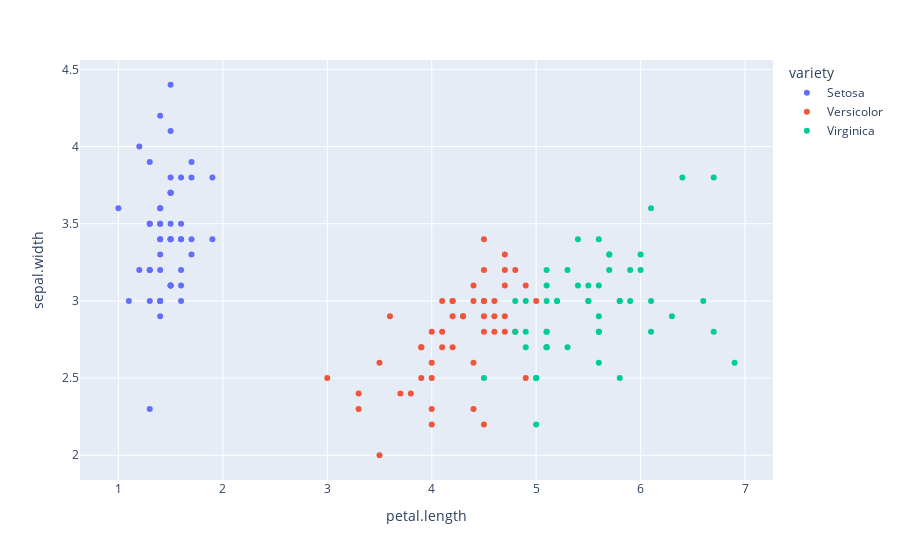

Notebook code cell kept with this figure:
### Code cell
figs[5].show()

### Figure 1 — Plotly figure (JSON) as saved in the notebook; plotly's stock layout.template omitted (floating-point values rounded to 4 significant figures)
{"data": [{"hovertemplate": "variety=Setosa<br>petal.length=%{x}<br>sepal.width=%{y}<extra></extra>", "legendgroup": "Setosa", "marker": {"color": "#636efa", "symbol": "circle"}, "mode": "markers", "name": "Setosa", "orientation": "v", "showlegend": true, "type": "scatter", "x": [1.4, 1.4, 1.3, 1.5, 1.4, 1.7, 1.4, 1.5, 1.4, 1.5, 1.5, 1.6, 1.4, 1.1, 1.2, 1.5, 1.3, 1.4, 1.7, 1.5, 1.7, 1.5, 1, 1.7, 1.9, 1.6, 1.6, 1.5, 1.4, 1.6, 1.6, 1.5, 1.5, 1.4, 1.5, 1.2, 1.3, 1.4, 1.3, 1.5, 1.3, 1.3, 1.3, 1.6, 1.9, 1.4, 1.6, 1.4, 1.5, 1.4], "xaxis": "x", "y": [3.5, 3, 3.2, 3.1, 3.6, 3.9, 3.4, 3.4, 2.9, 3.1, 3.7, 3.4, 3, 3, 4, 4.4, 3.9, 3.5, 3.8, 3.8, 3.4, 3.7, 3.6, 3.3, 3.4, 3, 3.4, 3.5, 3.4, 3.2, 3.1, 3.4, 4.1, 4.2, 3.1, 3.2, 3.5, 3.6, 3, 3.4, 3.5, 2.3, 3.2, 3.5, 3.8, 3, 3.8, 3.2, 3.7, 3.3], "yaxis": "y"}, {"hovertemplate": "variety=Versicolor<br>petal.length=%{x}<br>sepal.width=%{y}<extra></extra>", "legendgroup": "Versicolor", "marker": {"color": "#EF553B", "symbol": "circle"}, "mode": "markers", "name": "Versicolor", "orientation": "v", "showlegend": true, "type": "scatter", "x": [4.7, 4.5, 4.9, 4, 4.6, 4.5, 4.7, 3.3, 4.6, 3.9, 3.5, 4.2, 4, 4.7, 3.6, 4.4, 4.5, 4.1, 4.5, 3.9, 4.8, 4, 4.9, 4.7, 4.3, 4.4, 4.8, 5, 4.5, 3.5, 3.8, 3.7, 3.9, 5.1, 4.5, 4.5, 4.7, 4.4, 4.1, 4, 4.4, 4.6, 4, 3.3, 4.2, 4.2, 4.2, 4.3, 3, 4.1], "xaxis": "x", "y": [3.2, 3.2, 3.1, 2.3, 2.8, 2.8, 3.3, 2.4, 2.9, 2.7, 2, 3, 2.2, 2.9, 2.9, 3.1, 3, 2.7, 2.2, 2.5, 3.2, 2.8, 2.5, 2.8, 2.9, 3, 2.8, 3, 2.9, 2.6, 2.4, 2.4, 2.7, 2.7, 3, 3.4, 3.1, 2.3, 3, 2.5, 2.6, 3, 2.6, 2.3, 2.7, 3, 2.9, 2.9, 2.5, 2.8], "yaxis": "y"}, {"hovertemplate": "variety=Virginica<br>petal.length=%{x}<br>sepal.width=%{y}<extra></extra>", "legendgroup": "Virginica", "marker": {"color": "#00cc96", "symbol": "circle"}, "mode": "markers", "name": "Virginica", "orientation": "v", "showlegend": true, "type": "scatter", "x": [6, 5.1, 5.9, 5.6, 5.8, 6.6, 4.5, 6.3, 5.8, 6.1, 5.1, 5.3, 5.5, 5, 5.1, 5.3, 5.5, 6.7, 6.9, 5, 5.7, 4.9, 6.7, 4.9, 5.7, 6, 4.8, 4.9, 5.6, 5.8, 6.1, 6.4, 5.6, 5.1, 5.6, 6.1, 5.6, 5.5, 4.8, 5.4, 5.6, 5.1, 5.1, 5.9, 5.7, 5.2, 5, 5.2, 5.4, 5.1], "xaxis": "x", "y": [3.3, 2.7, 3, 2.9, 3, 3, 2.5, 2.9, 2.5, 3.6, 3.2, 2.7, 3, 2.5, 2.8, 3.2, 3, 3.8, 2.6, 2.2, 3.2, 2.8, 2.8, 2.7, 3.3, 3.2, 2.8, 3, 2.8, 3, 2.8, 3.8, 2.8, 2.8, 2.6, 3, 3.4, 3.1, 3, 3.1, 3.1, 3.1, 2.7, 3.2, 3.3, 3, 2.5, 3, 3.4, 3], "yaxis": "y"}], "layout": {"legend": {"title": {"text": "variety"}, "tracegroupgap": 0}, "margin": {"t": 60}, "xaxis": {"anchor": "y", "domain": [0, 1], "title": {"text": "petal.length"}}, "yaxis": {"anchor": "x", "domain": [0, 1], "title": {"text": "sepal.width"}}}}
